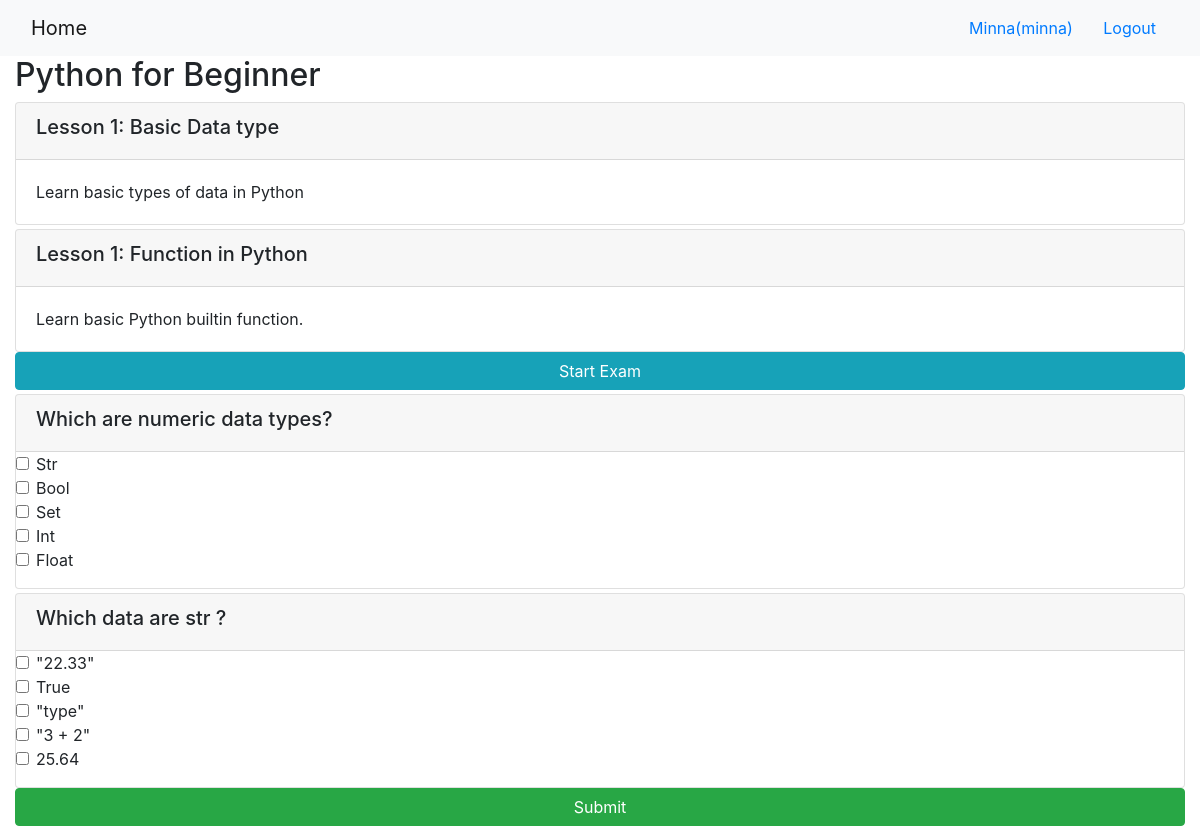
/onlinecourse/1/ (signed in), run on an earlier commit of the app's database.
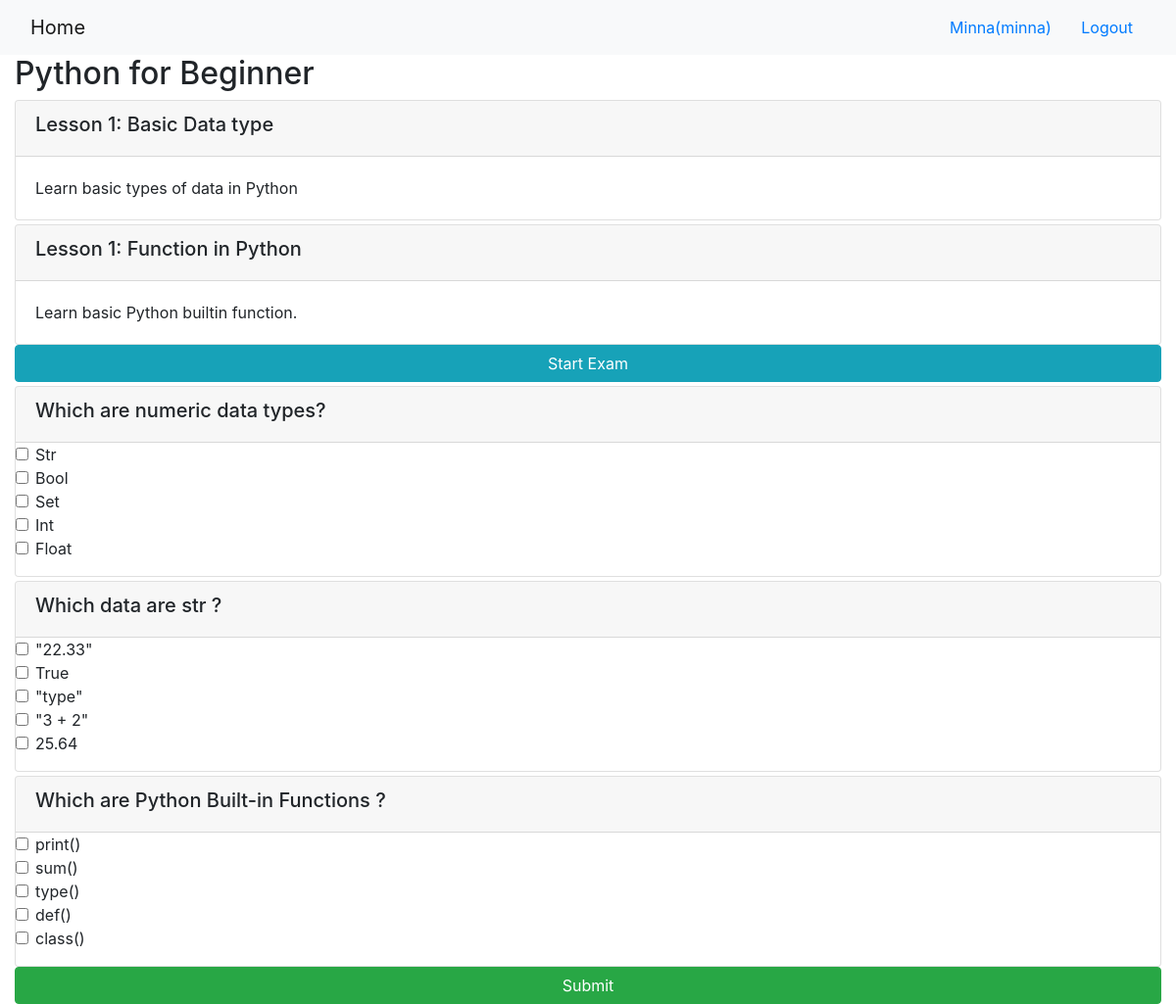
And on a later commit of the database.
### onlinecourse/models.py (models this page shows, shortened)
class Course(models.Model):
    name = models.CharField(null=False, max_length=30, default='online course')
    image = models.ImageField(upload_to='course_images/')
    description = models.CharField(max_length=1000)
    pub_date = models.DateField(null=True)
    instructors = models.ManyToManyField(Instructor)
    users = models.ManyToManyField(settings.AUTH_USER_MODEL, through='Enrollment')
    total_enrollment = models.IntegerField(default=0)
    is_enrolled = False

class Lesson(models.Model):
    title = models.CharField(max_length=200, default="title")
    order = models.IntegerField(default=0)
    course = models.ForeignKey(Course, on_delete=models.CASCADE)
    content = models.TextField()

class Question(models.Model):
    course = models.ForeignKey(Course, on_delete=models.CASCADE)
    question_text = models.TextField()
    grade = models.FloatField()

class Choice(models.Model):
    question = models.ForeignKey(Question, on_delete=models.CASCADE)
    choice_text = models.TextField()
    is_correct = models.BooleanField()

### onlinecourse/views.py (the view)
# urls.py: path('<int:pk>/', views.CourseDetailView.as_view(), name='course_details'),
class CourseDetailView(generic.DetailView):
    model = Course
    template_name = 'onlinecourse/course_detail_bootstrap.html'

### onlinecourse/templates/onlinecourse/course_detail_bootstrap.html (shortened to what this page needs)
<!DOCTYPE html>
<html lang="en">
<head>
     {% load static %}
    <link rel="stylesheet" href="https://maxcdn.bootstrapcdn.com/bootstrap/4.5.2/css/bootstrap.min.css">
</head>
<body>
    <nav class="navbar navbar-light bg-light">
        <div class="container-fluid">
            <div class="navbar-header">
                  <a class="navbar-brand" href="{% url 'onlinecourse:index' %}">Home</a>
            </div>
            <ul class="nav navbar-nav navbar-right">
                {% if user.is_authenticated %}
                <li>
                    <a class="btn btn-link" href="#">{{ user.first_name }}({{ user.username }})</a>
                    <a class="btn btn-link" href="{% url 'onlinecourse:logout' %}">Logout</a>
                </li>
                {% endif %}
            </ul>
        </div>
    </nav>
    <div class="container-fluid">
            <h2>{{ course.name }}</h2>
            <div class="card-columns-vertical">
                {% for lesson in course.lesson_set.all %}
                    <div class="card mt-1">
                        <div class="card-header"><h5>Lesson {{lesson.order|add:1}}: {{lesson.title}}</h5></div>
                        <div class="card-body">{{lesson.content}}</div>
                    </div>
                {% endfor %}
            </div>
            {% if not user.is_authenticated %}
            <div id="exam" class="collapse">
            {% else %}
            <div id="exam">
            <input class="btn btn-info btn-block" type="" value="Start Exam">
            <form id="questionform" action="{% url 'onlinecourse:submit' course.id %}" method="post">
                         {% for question in course.question_set.all %}
                        <div class="card mt-1">
                            <div class="card-header"><h5>{{ question.question_text}}</h5></div>
                            <div class="form-group">
                               {% for choice in question.choice_set.all%}
                                <div class="form-check">
                                    <label class="form-check-label">
                                        <input type="checkbox" name="choice_{{choice.id}}"
                                               class="form-check-input" id="{{choice.id}}"
                                               value="{{choice.id}}">{{ choice.choice_text }}
                                    </label>
                                </div>
                                {% endfor %}
                            </div>
                        </div>
                        {% endfor %}
                    <input class="btn btn-success btn-block" type="submit" value="Submit">
            </form>
            </div>
            {% endif %}
    </div>
</body>
</html>

What changed in the data, as far as the page shows it:
added Question: question_text "Which are Python Built-in Functions ?"
added Choice: choice_text "print()", shown under "Which are Python Built-in Functions ?"
added Choice: choice_text "sum()", shown under "Which are Python Built-in Functions ?"
added Choice: choice_text "type()", shown under "Which are Python Built-in Functions ?"
added Choice: choice_text "def()", shown under "Which are Python Built-in Functions ?"
added Choice: choice_text "class()", shown under "Which are Python Built-in Functions ?"
